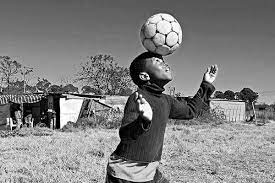
#> input picture img/img.png, 275 x 183 px, found by its file name
$ jupyter execute 2.Manipulando_Pixel.ipynb
#> lines starting #> are read from the running program, lines starting #| are printed output that depends on the picture
[cell 1]
#@title Carregando drive
from google.colab import drive
drive.mount('/content/drive')

[cell 2]
#@title Selecionar região para negativo
import cv2
from google.colab.patches import cv2_imshow

try:
  img=cv2.imread('/content/drive/MyDrive/Colab Notebooks/PDI/img/img.png')
#> img is the input picture: shape (183, 275, 3); min 0, max 255, mean 128.6
except:
  print('Erro ao carregar imagem.')
else:
  print('Imagem carregada.')

img_g = cv2.cvtColor(img, cv2.COLOR_BGR2GRAY)
altura,largura=img_g.shape
#> altura = 183; largura = 275
print(f'As coordenadas devem estar entre (0,{altura}) e (0,{largura}).')
#| As coordenadas devem estar entre (0,183) e (0,275).
P1_x=int(input(f'Digite o primeiro ponto de coordenada P1: '))
#> the answer given: 3
P1_y=int(input(f'Digite o segundo ponto de coordenada P1: '))
#> the answer given: 3
P2_x=int(input(f'Digite o primeiro ponto de coordenada P2, maior que {P1_x}: '))
#> the answer given: 3
P2_y=int(input(f'Digite o segundo ponto de coordenada P2, maior que {P1_y}: '))
#> the answer given: 3

P1=(P1_x,P1_y)
P2=(P2_x,P2_y)


for i in range(P1[0], P2[0]):
  for j in range(P1[1], P2[1]):
    img_g[i][j]= 255 - img_g[i][j]
cv2_imshow(img_g)

[cell 3]
#@title Trocando areas da imagem
import numpy as np

#endereçando imagens
img_pA=img[0:int(altura/2), 0:int(largura/2)]
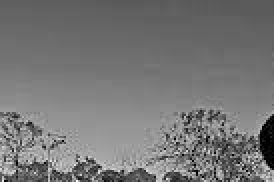
#> img_pA: shape (91, 137, 3) (shown 2 times larger); min 0, max 249, mean 118.2
img_pB=img[0:int(altura/2),int(largura/2):largura]
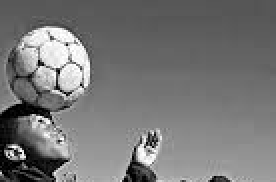
#> img_pB: shape (91, 138, 3) (shown 2 times larger); min 0, max 255, mean 118.6
img_pC=img[int(altura/2):altura, 0:int(largura/2)]
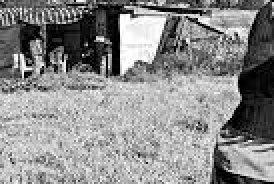
#> img_pC: shape (92, 137, 3) (shown 2 times larger); min 0, max 255, mean 139.6
img_pD=img[int(altura/2):altura, int(largura/2):largura]
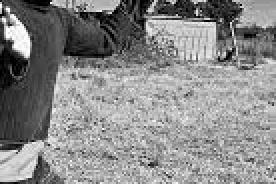
#> img_pD: shape (92, 138, 3) (shown 2 times larger); min 0, max 255, mean 137.7

#criando linhas da nova matriz de imagem
img_trocada1=np.concatenate((img_pD,img_pB))
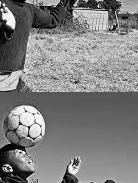
#> img_trocada1: shape (183, 138, 3); min 0, max 255, mean 128.2
img_trocada2=np.concatenate((img_pC,img_pA))
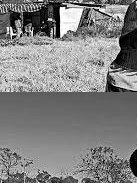
#> img_trocada2: shape (183, 137, 3); min 0, max 255, mean 129

#juntando em uma mesma linha
img_trocada=np.concatenate((img_trocada1,img_trocada2), axis=1)
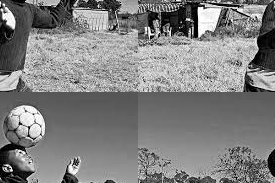
#> img_trocada: shape (183, 275, 3); min 0, max 255, mean 128.6
cv2_imshow(img_trocada)

$ run again, with img/pinguins.jpeg saved as img/img.png
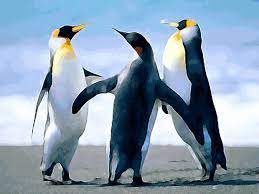
#> input picture img/pinguins.jpeg, 259 x 194 px, found by its file name
#> img is the input picture: shape (194, 259, 3); mean B, G, R 177.7, 158, 137.8
#| As coordenadas devem estar entre (0,194) e (0,259).
#> `img_trocada2=np.concatenate((img_pC,img_pA))`:
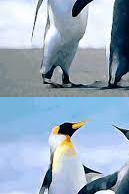
#> img_trocada2: shape (194, 129, 3); mean B, G, R 191.7, 172, 151.5
#> `img_trocada=np.concatenate((img_trocada1,img_trocada2), axis=1)`:
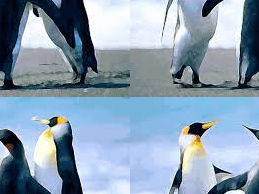
#> img_trocada: shape (194, 259, 3); mean B, G, R 177.7, 158, 137.8
